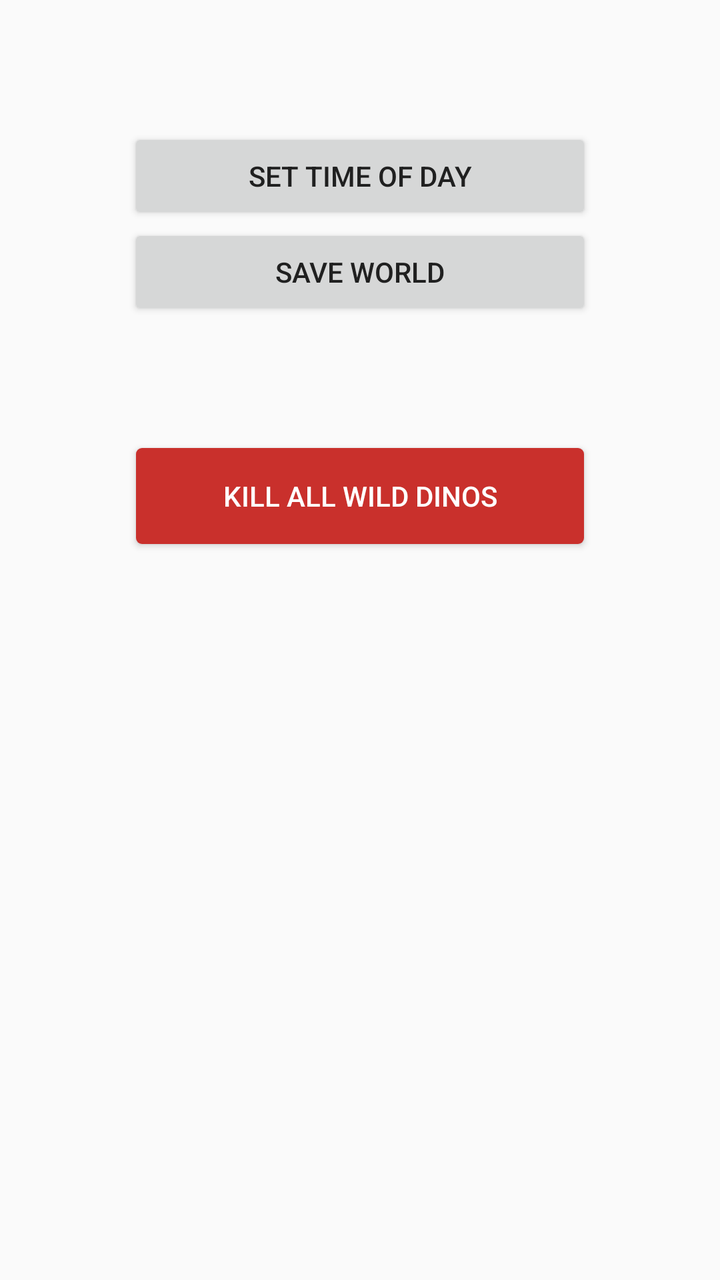
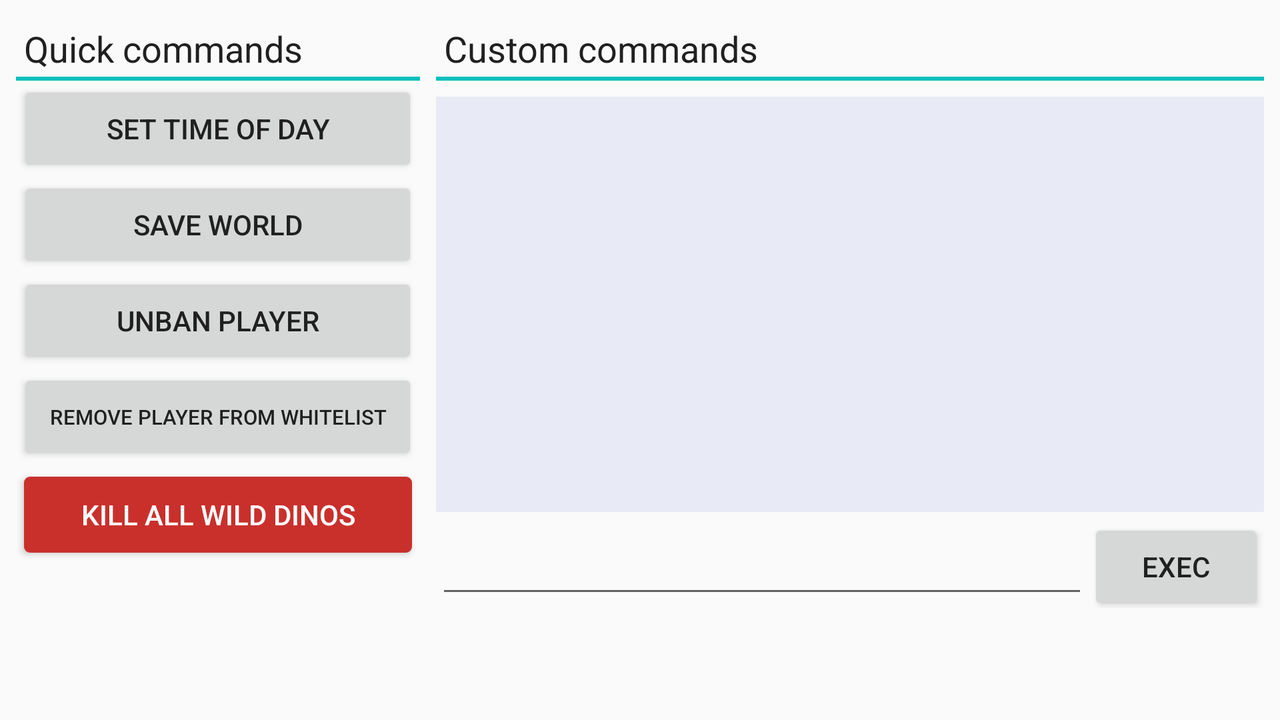

An Android layout and its configuration variant, each rendered on a device that would load it. The default file and the variant file are quoted in full after the pictures.
<!-- AndroidManifest.xml: application theme AppTheme -->
<!-- res/layout/fragment_rcon_commands.xml -->
<?xml version="1.0" encoding="utf-8"?>

<LinearLayout xmlns:android="http://schemas.android.com/apk/res/android"
    android:layout_width="match_parent"
    android:layout_height="match_parent"
    android:orientation="vertical"
    android:padding="64dp">

    <Button
        android:id="@+id/button_changeTime"
        android:text="@string/changeTime"
        android:layout_width="fill_parent"
        android:layout_height="48dp" />

    <Button
    android:id="@+id/button_saveWorld"
        android:text="@string/saveworld"
    android:layout_width="fill_parent"
    android:layout_height="48dp" />

    <Button
        android:id="@+id/button_killDinos"
        android:text="@string/killdinos"
        android:layout_width="fill_parent"
        android:layout_marginTop="64dp"
        android:layout_height="48dp"
        style="@style/button_danger"/>

</LinearLayout>
<!-- resources referenced by this layout -->
<resources>
  <string name="changeTime">Set time of day</string>
  <string name="killdinos">Kill all wild dinos</string>
  <string name="saveworld">Save world</string>
  <style name="button_danger" parent="Base.Widget.AppCompat.Button">
          <item name="android:background">@drawable/red_btn</item>
          <item name="android:textColor">#FFFFFF</item>
          <item name="android:layout_marginTop">6dp</item>
          <item name="android:layout_marginLeft">4dp</item>
          <item name="android:layout_marginRight">4dp</item>
          <item name="android:layout_marginBottom">6dp</item>
      </style>
  <style name="AppTheme" parent="Theme.AppCompat.Light.DarkActionBar">
          
          <item name="colorPrimary">@color/colorPrimary</item>
          <item name="colorPrimaryDark">@color/colorPrimaryDark</item>
          <item name="colorAccent">@color/colorAccent</item>
          <item name="android:textColor">@color/textColor</item>
      </style>
  <!-- drawable red_btn (drawable) -->
  <?xml version="1.0" encoding="utf-8"?>
  <selector xmlns:android="http://schemas.android.com/apk/res/android">
      <item android:bottom="6dp" android:left="4dp" android:right="4dp" android:state_focused="true" android:top="6dp">
          <shape android:shape="rectangle">
              <solid android:color="@color/btnRedPressed" />
              <corners android:radius="3dp" />
          </shape>
      </item>
      <item android:bottom="6dp" android:left="4dp" android:right="4dp" android:top="6dp">
          <shape android:shape="rectangle">
              <solid android:color="@color/btnRed" />
              <corners android:radius="3dp" />
          </shape>
      </item>
  </selector>
  <color name="colorPrimary">#1C5F65</color>
  <color name="colorPrimaryDark">#004241</color>
  <color name="colorAccent">#0abfbf</color>
  <color name="textColor">#202020</color>
  <color name="btnRedPressed">#741816</color>
  <color name="btnRed">#C9302C</color>
</resources>
<!-- res/layout-land/fragment_rcon_commands.xml (the repository's variant of the layout above) -->
<!-- drawn on the phone turned sideways -->
<?xml version="1.0" encoding="utf-8"?>
<LinearLayout xmlns:android="http://schemas.android.com/apk/res/android"
    android:layout_width="match_parent"
    android:layout_height="match_parent"
    android:orientation="horizontal"
    android:padding="8dp">

    <LinearLayout
        android:layout_width="wrap_content"
        android:layout_height="match_parent"
        android:orientation="vertical"
        android:gravity="center_horizontal"
        android:paddingBottom="48dp">

        <LinearLayout
            android:orientation="horizontal"
            android:layout_width="fill_parent"
            android:layout_height="wrap_content"
            style="@style/sectionTitleVeritcal">

            <TextView
                android:layout_width="0dp"
                android:layout_height="wrap_content"
                android:text="@string/quick_commands"
                android:textAppearance="?android:attr/textAppearanceMedium"
                android:layout_weight="1"
                android:layout_gravity="center_vertical" />

            <ImageButton
                android:layout_width="32dp"
                android:layout_height="32dp"
                android:id="@+id/btn_expand_quick_cmd"
                android:layout_gravity="center_vertical"
                android:background="@drawable/ic_expand_less"
                android:visibility="gone" />
        </LinearLayout>

        <ScrollView
            android:layout_width="match_parent"
            android:layout_height="wrap_content">

        <LinearLayout
            android:orientation="vertical"
            android:layout_width="match_parent"
            android:layout_height="match_parent"
            android:id="@+id/layout_quick_commands">

            <Button
                android:id="@+id/button_changeTime"
                android:layout_width="200dp"
                android:layout_height="48dp"
                android:text="@string/changeTime"
                android:layout_gravity="center_horizontal" />

            <Button
                android:id="@+id/button_saveWorld"
                android:layout_width="200dp"
                android:layout_height="48dp"
                android:text="@string/saveworld"
                android:layout_gravity="center_horizontal" />

            <Button
                android:id="@+id/button_unban_player"
                android:layout_width="200dp"
                android:layout_height="48dp"
                android:text="@string/unban"
                android:layout_gravity="center_horizontal" />

            <Button
                android:id="@+id/button_whitelist_remove"
                android:layout_width="200dp"
                android:layout_height="48dp"
                android:text="@string/whitelist_remove"
                android:textSize="5pt"
                android:layout_gravity="center_horizontal" />

            <Button
                android:id="@+id/button_killDinos"
                style="@style/button_danger"
                android:layout_width="194dp"
                android:layout_height="38dp"
                android:text="@string/killdinos"
                android:layout_gravity="center_horizontal" />
        </LinearLayout>
        </ScrollView>

    </LinearLayout>

    <LinearLayout
        android:paddingLeft="8dp"
        android:paddingStart="8dp"
        android:layout_width="0dp"
        android:layout_height="match_parent"
        android:orientation="vertical"
        android:layout_weight="1"
        android:paddingBottom="48dp">

        <LinearLayout
            android:orientation="horizontal"
            android:layout_width="fill_parent"
            android:layout_height="wrap_content"
            style="@style/sectionTitleVeritcal"
            >

            <TextView
                android:layout_width="0dp"
                android:layout_height="wrap_content"
                android:text="@string/custom_commands"
                android:textAppearance="?android:attr/textAppearanceMedium"
                android:layout_weight="1"
                android:layout_gravity="center_vertical" />

            <ImageButton
                android:layout_width="32dp"
                android:layout_height="32dp"
                android:id="@+id/btn_expend_custom_cmd"
                android:layout_gravity="center_vertical"
                android:background="@drawable/ic_expand_less"
                android:visibility="gone" />
        </LinearLayout>

        <LinearLayout
            android:orientation="vertical"
            android:layout_width="match_parent"
            android:layout_height="match_parent"
            android:id="@+id/layout_custom_commands">

            <TextView
                android:layout_width="fill_parent"
                android:layout_height="0dp"
                android:id="@+id/textview_output"
                android:scrollbars="vertical"
                android:layout_weight="1"
                android:background="@color/output_background"
                android:layout_marginTop="8dp" />

            <LinearLayout
                android:orientation="horizontal"
                android:layout_width="match_parent"
                android:layout_height="48dp">

                <AutoCompleteTextView
                    android:id="@+id/editext_command"
                    android:layout_width="0dp"
                    android:layout_height="48dp"
                    android:layout_weight="1"
                    android:inputType="text"
                    android:singleLine="true"
                    android:imeActionLabel="@string/exec"
                    android:imeOptions="actionSend"/>

                <Button
                    android:id="@+id/btn_exec"
                    android:layout_width="wrap_content"
                    android:layout_height="48dp"
                    android:text="@string/exec" />
            </LinearLayout>
        </LinearLayout>

    </LinearLayout>


</LinearLayout>
<!-- resources referenced by the variant -->
<!-- as the phone turned sideways resolves them -->
<resources>
  <color name="output_background">#e8eaf6</color>
  <!-- drawable ic_expand_less (drawable) -->
  <?xml version="1.0" encoding="utf-8"?>
  <vector xmlns:android="http://schemas.android.com/apk/res/android"
      android:width="24dp"
      android:height="24dp"
      android:viewportWidth="24"
      android:viewportHeight="24">
  
      <path
          android:fillColor="@color/textColor"
          android:pathData="M12 8l-6 6 1.41 1.41L12 10.83l4.59 4.58L18 14z" />
      <path
          android:pathData="M0 0h24v24H0z" />
  </vector>
  <string name="changeTime">Set time of day</string>
  <string name="custom_commands">Custom commands</string>
  <string name="exec">Exec</string>
  <string name="killdinos">Kill all wild dinos</string>
  <string name="quick_commands">Quick commands</string>
  <string name="saveworld">Save world</string>
  <string name="unban">Unban player</string>
  <string name="whitelist_remove">Remove player from whitelist</string>
  <style name="button_danger" parent="Base.Widget.AppCompat.Button">
          <item name="android:background">@drawable/red_btn</item>
          <item name="android:textColor">#FFFFFF</item>
          <item name="android:layout_marginTop">6dp</item>
          <item name="android:layout_marginLeft">4dp</item>
          <item name="android:layout_marginRight">4dp</item>
          <item name="android:layout_marginBottom">6dp</item>
      </style>
  <style name="sectionTitleVeritcal">
          <item name="android:padding">4dp</item>
          <item name="android:textColor">#FF0000</item>
          <item name="android:background">@drawable/section_title_background_vertical</item>
      </style>
  <style name="AppTheme" parent="Theme.AppCompat.Light.DarkActionBar">
          
          <item name="colorPrimary">@color/colorPrimary</item>
          <item name="colorPrimaryDark">@color/colorPrimaryDark</item>
          <item name="colorAccent">@color/colorAccent</item>
          <item name="android:textColor">@color/textColor</item>
      </style>
  <color name="textColor">#202020</color>
  <!-- drawable red_btn (drawable) -->
  <?xml version="1.0" encoding="utf-8"?>
  <selector xmlns:android="http://schemas.android.com/apk/res/android">
      <item android:bottom="6dp" android:left="4dp" android:right="4dp" android:state_focused="true" android:top="6dp">
          <shape android:shape="rectangle">
              <solid android:color="@color/btnRedPressed" />
              <corners android:radius="3dp" />
          </shape>
      </item>
      <item android:bottom="6dp" android:left="4dp" android:right="4dp" android:top="6dp">
          <shape android:shape="rectangle">
              <solid android:color="@color/btnRed" />
              <corners android:radius="3dp" />
          </shape>
      </item>
  </selector>
  <!-- drawable section_title_background_vertical (drawable) -->
  <inset xmlns:android="http://schemas.android.com/apk/res/android"
      android:insetTop="-4dp"
      android:insetLeft="-4dp"
      android:insetRight="-4dp">
  
      <shape android:shape="rectangle">
          <stroke android:width="2dp" android:color="@color/colorAccent" />
      </shape>
  
  </inset>
  <color name="colorPrimary">#1C5F65</color>
  <color name="colorPrimaryDark">#004241</color>
  <color name="colorAccent">#0abfbf</color>
  <color name="btnRedPressed">#741816</color>
  <color name="btnRed">#C9302C</color>
</resources>
